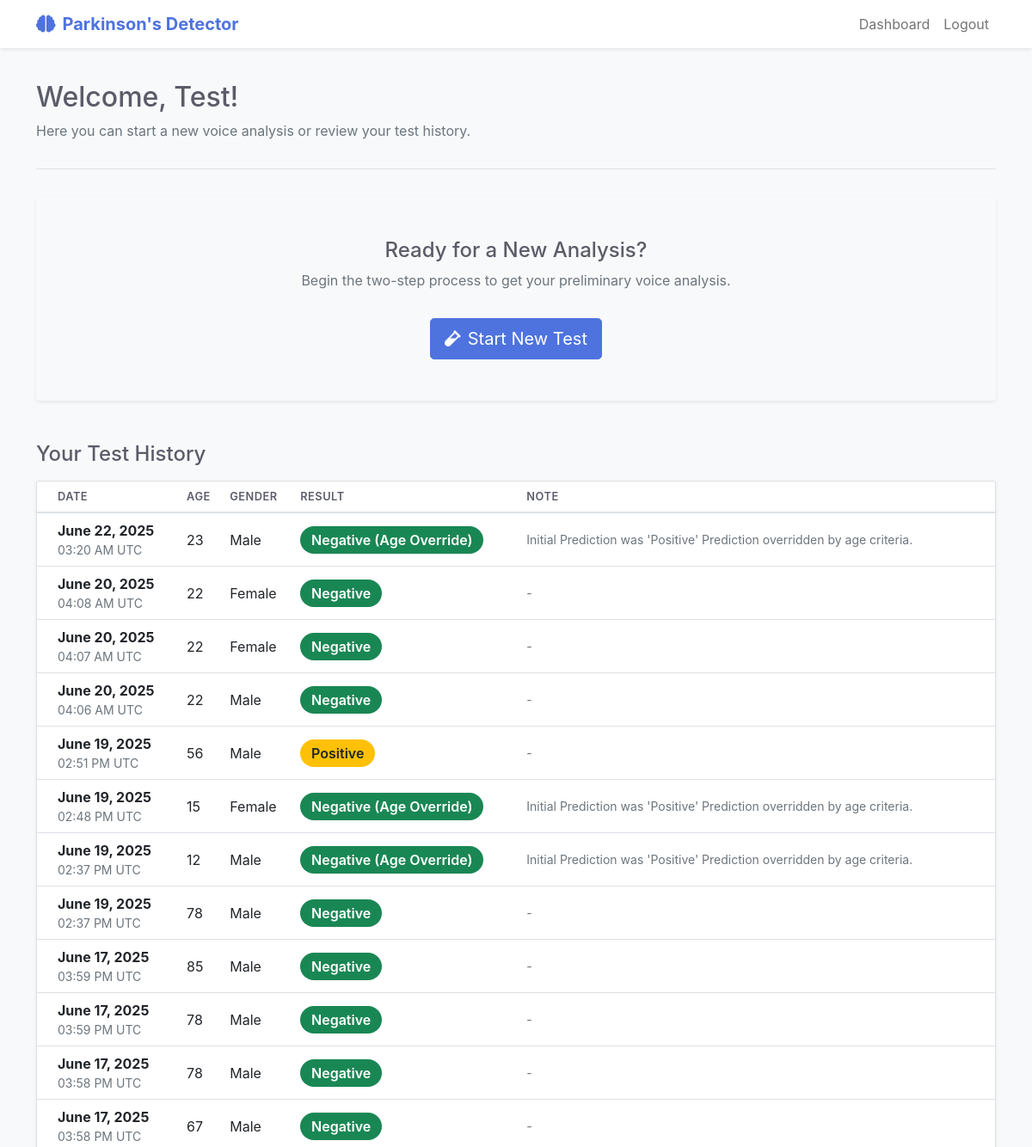
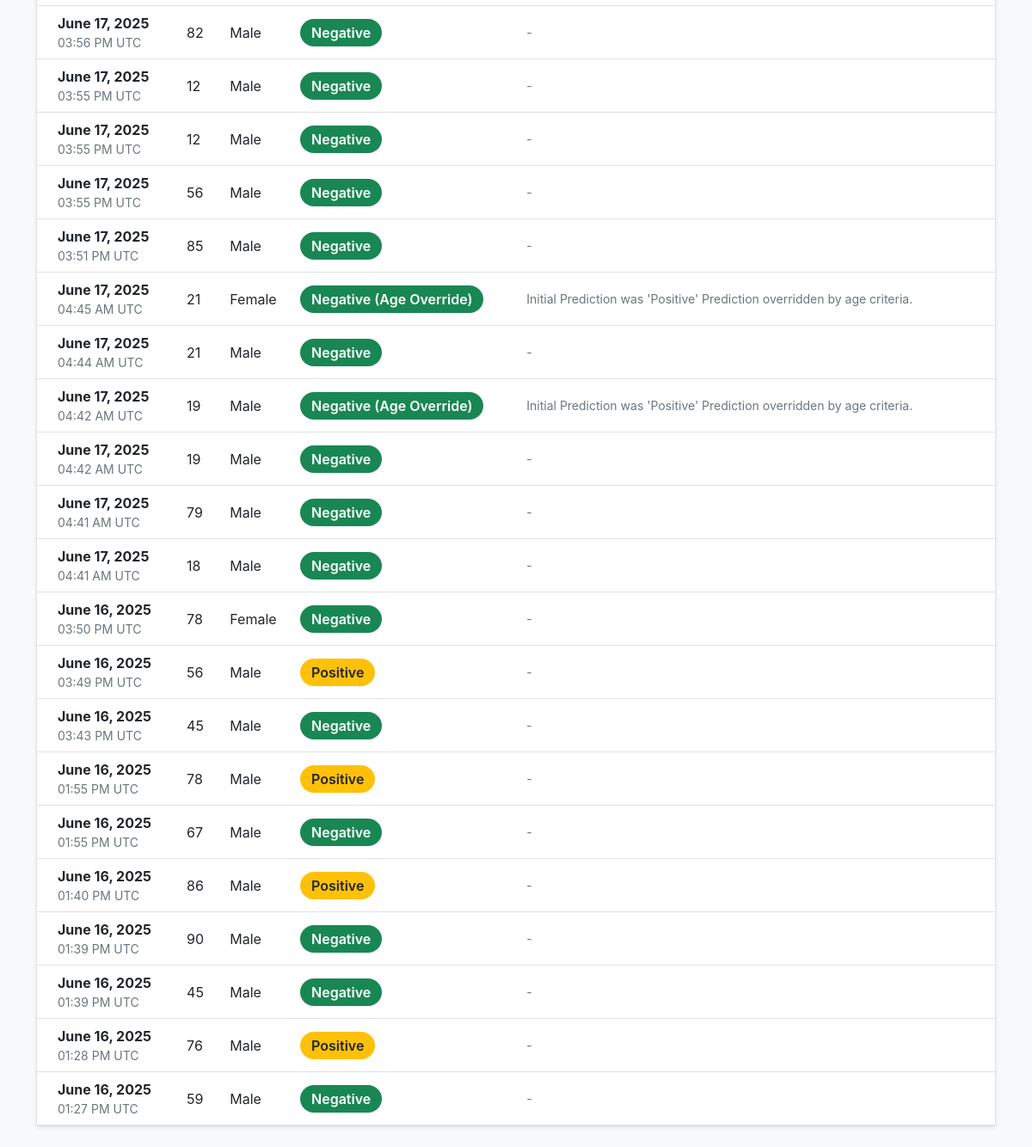
The page /dashboard (signed in) on the database its author committed (2 pictures, top to bottom).
### app/models.py (models this page shows, shortened)
class User(UserMixin, db.Model):
    id = db.Column(db.Integer, primary_key=True)
    username = db.Column(db.String(64), index=True, unique=True)
    email = db.Column(db.String(120), index=True, unique=True)
    password_hash = db.Column(db.String(128))
    is_admin = db.Column(db.Boolean, default=False)
    reports = db.relationship('Report', backref='author', lazy='dynamic')

class Report(db.Model):
    id = db.Column(db.Integer, primary_key=True)
    age = db.Column(db.Integer, nullable=False)
    gender = db.Column(db.String(10), nullable=False)
    symptoms = db.Column(db.Text)
    cnn_prediction = db.Column(db.Float)
    cnn_result = db.Column(db.String(20)) # 'Positive' or 'Negative'
    final_result = db.Column(db.String(20)) # Result after considering age
    timestamp = db.Column(db.DateTime, index=True, default=datetime.utcnow)
    user_id = db.Column(db.Integer, db.ForeignKey('user.id'))

### app/routes.py (the view)
@bp.route('/dashboard')
@login_required
def dashboard():
    reports = Report.query.filter_by(user_id=current_user.id).order_by(Report.timestamp.desc()).all()
    return render_template('dashboard.html', title='Dashboard', reports=reports)

### app/models.py (called while the page is built)
@login.user_loader
def load_user(id):
    return User.query.get(int(id))

### app/templates/dashboard.html (shortened to what this page needs)
{% extends "base.html" %} {% block title %}Your Dashboard{% endblock %} {% block
content %}
<div class="container py-4">
  <div class="dashboard-header">
    <h1 class="h2">Welcome, {{ current_user.username }}!</h1>
    <p class="text-muted">
      Here you can start a new voice analysis or review your test history.
    </p>
  </div>
  <div class="card text-center border-0 shadow-sm mb-5 bg-light">
    <div class="card-body p-5">
      <h3 class="card-title h4">Ready for a New Analysis?</h3>
      <p class="card-text text-secondary">
        Begin the two-step process to get your preliminary voice analysis.
      </p>
      <a
        href="{{ url_for('main.new_test') }}"
        class="btn btn-primary btn-lg mt-3"
      >
        <i class="fas fa-vial me-2"></i>Start New Test
      </a>
    </div>
  </div>
  <h3 class="h4 mb-3">Your Test History</h3>
  <div class="card shadow-sm">
    <div class="card-body p-0">
       {% if reports %}
      <div class="table-responsive">
        <table class="table table-hover align-middle mb-0">
          <thead>
            <tr>
              <th
                scope="col"
                class="ps-4"
              >
                Date
              </th>
              <th scope="col">Age</th>
              <th scope="col">Gender</th>
              <th scope="col">Result</th>
              <th
                scope="col"
                class="pe-4"
              >
                Note
              </th>
            </tr>
          </thead>
          <tbody>
            {% for report in reports %}
            <tr>
              <td class="ps-4">
                <div class="fw-bold">
                  {{ report.timestamp.strftime('%B %d, %Y') }}
                </div>
                <div class="small text-muted">
                  {{ report.timestamp.strftime('%I:%M %p') }} UTC
                </div>
              </td>
              <td>{{ report.age }}</td>
              <td>{{ report.gender }}</td>
              <td>
                <span
                  class="badge fs-6 rounded-pill {% if 'Positive' in report.final_result %} bg-warning text-dark{% elif 'Negative' in report.final_result %}bg-success{% else %}bg-secondary{% endif %}"
                >
                  {{ report.final_result }}
                </span>
              </td>
              <td class="text-muted small pe-4">
                {% if 'Override' in report.final_result %} Initial Prediction
                was 'Positive' Prediction overridden by age criteria. {% else %}
                - {% endif %}
              </td>
            </tr>
            {% endfor %}
          </tbody>
        </table>
      </div>
      {% else %}
      <div class="text-center p-5">
        <p class="text-muted">
          You have no past reports. Click "Start New Test" to begin.
        </p>
      </div>
      {% endif %}
    </div>
  </div>
</div>
{% endblock %}

### app/static/css/style.css (style rules this page uses)
:root { --primary-color: #4e73df; --primary-hover: #2e59d9; --light-gray: #f8f9fa; --medium-gray: #e9ecef; --dark-gray: #5a5c69; --text-color: #343a40; }
body { background-color: var(--light-gray); color: var(--text-color); font-family: -apple-system, BlinkMacSystemFont, "Segoe UI", Roboto, "Helvetica Neue", Arial, sans-serif; }
h1, h2, h3, h4, h5, h6 { font-weight: 600; color: var(--dark-gray); }
.btn-primary { background-color: var(--primary-color); border-color: var(--primary-color); }
body { padding-top: 70px; }
.dashboard-header { border-bottom: 1px solid #dee2e6; padding-bottom: 1rem; margin-bottom: 2rem; }
.table thead th { font-weight: 600; color: var(--dark-gray); text-transform: uppercase; font-size: 0.8rem; letter-spacing: 0.5px; border-bottom-width: 2px; }
.table .badge { padding: 0.5em 0.8em; font-weight: 600; font-size: 0.85rem; }

### rows shown on the page
User: username "Test"
Report: timestamp "June 22, 2025", timestamp "03:20 AM", age "23", gender "Male", final_result "Negative (Age Override)", shows "Initial Prediction was 'Positive' Prediction overridden by age criteria."
Report: timestamp "June 20, 2025", timestamp "04:08 AM", age "22", gender "Female", final_result "Negative"
Report: timestamp "June 20, 2025", timestamp "04:07 AM", age "22", gender "Female", final_result "Negative"
Report: timestamp "June 20, 2025", timestamp "04:06 AM", age "22", gender "Male", final_result "Negative"
Report: timestamp "June 19, 2025", timestamp "02:51 PM", age "56", gender "Male", final_result "Positive"
Report: timestamp "June 19, 2025", timestamp "02:48 PM", age "15", gender "Female", final_result "Negative (Age Override)", shows "Initial Prediction was 'Positive' Prediction overridden by age criteria."
Report: timestamp "June 19, 2025", timestamp "02:37 PM", age "12", gender "Male", final_result "Negative (Age Override)", shows "Initial Prediction was 'Positive' Prediction overridden by age criteria."
Report: timestamp "June 19, 2025", timestamp "02:37 PM", age "78", gender "Male", final_result "Negative"
Report: timestamp "June 17, 2025", timestamp "03:59 PM", age "85", gender "Male", final_result "Negative"
Report: timestamp "June 17, 2025", timestamp "03:59 PM", age "78", gender "Male", final_result "Negative"
Report: timestamp "June 17, 2025", timestamp "03:58 PM", age "78", gender "Male", final_result "Negative"
Report: timestamp "June 17, 2025", timestamp "03:58 PM", age "67", gender "Male", final_result "Negative"
Report: timestamp "June 17, 2025", timestamp "03:56 PM", age "82", gender "Male", final_result "Negative"
Report: timestamp "June 17, 2025", timestamp "03:55 PM", age "12", gender "Male", final_result "Negative"
Report: timestamp "June 17, 2025", timestamp "03:55 PM", age "12", gender "Male", final_result "Negative"
Report: timestamp "June 17, 2025", timestamp "03:55 PM", age "56", gender "Male", final_result "Negative"
Report: timestamp "June 17, 2025", timestamp "03:51 PM", age "85", gender "Male", final_result "Negative"
Report: timestamp "June 17, 2025", timestamp "04:45 AM", age "21", gender "Female", final_result "Negative (Age Override)", shows "Initial Prediction was 'Positive' Prediction overridden by age criteria."
Report: timestamp "June 17, 2025", timestamp "04:44 AM", age "21", gender "Male", final_result "Negative"
Report: timestamp "June 17, 2025", timestamp "04:42 AM", age "19", gender "Male", final_result "Negative (Age Override)", shows "Initial Prediction was 'Positive' Prediction overridden by age criteria."
Report: timestamp "June 17, 2025", timestamp "04:42 AM", age "19", gender "Male", final_result "Negative"
Report: timestamp "June 17, 2025", timestamp "04:41 AM", age "79", gender "Male", final_result "Negative"
Report: timestamp "June 17, 2025", timestamp "04:41 AM", age "18", gender "Male", final_result "Negative"
Report: timestamp "June 16, 2025", timestamp "03:50 PM", age "78", gender "Female", final_result "Negative"
Report: timestamp "June 16, 2025", timestamp "03:49 PM", age "56", gender "Male", final_result "Positive"
Report: timestamp "June 16, 2025", timestamp "03:43 PM", age "45", gender "Male", final_result "Negative"
Report: timestamp "June 16, 2025", timestamp "01:55 PM", age "78", gender "Male", final_result "Positive"
Report: timestamp "June 16, 2025", timestamp "01:55 PM", age "67", gender "Male", final_result "Negative"
Report: timestamp "June 16, 2025", timestamp "01:40 PM", age "86", gender "Male", final_result "Positive"
Report: timestamp "June 16, 2025", timestamp "01:39 PM", age "90", gender "Male", final_result "Negative"
Report: timestamp "June 16, 2025", timestamp "01:39 PM", age "45", gender "Male", final_result "Negative"
Report: timestamp "June 16, 2025", timestamp "01:28 PM", age "76", gender "Male", final_result "Positive"
Report: timestamp "June 16, 2025", timestamp "01:27 PM", age "59", gender "Male", final_result "Negative"
